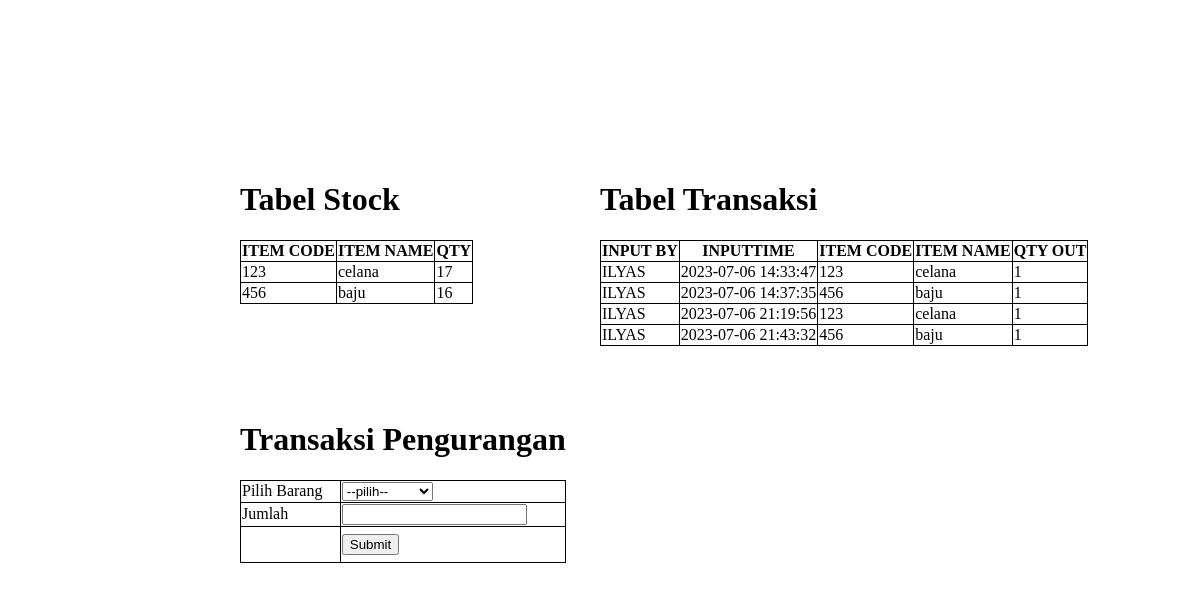
The app's page /views/global/transaksi.php (signed in) with its own data.
### tables this page shows
CREATE TABLE IF NOT EXISTS `barang` (
  `ID` int(11) NOT NULL,
  `INPUTBY` varchar(11) NOT NULL,
  `INPUTTIME` datetime NOT NULL,
  `UPDATEBY` varchar(11) NOT NULL,
  `UPDATETIME` datetime NOT NULL,
  `ITEM_CODE` varchar(11) NOT NULL,
  `ITEM_NAME` varchar(50) NOT NULL
);

CREATE TABLE IF NOT EXISTS `stock` (
  `ID` int(11) NOT NULL,
  `INPUTBY` varchar(11) NOT NULL,
  `INPUTTIME` datetime NOT NULL,
  `ITEM_CODE` varchar(11) NOT NULL,
  `FINAL_QTY` int(11) NOT NULL
);

CREATE TABLE IF NOT EXISTS `transaksi` (
  `ID` int(11) NOT NULL,
  `INPUTBY` varchar(11) NOT NULL,
  `INPUTTIME` datetime NOT NULL,
  `ITEM_CODE` varchar(11) NOT NULL,
  `QTY_IN` int(10) NOT NULL,
  `QTY_OUT` int(10) NOT NULL
);

CREATE TABLE IF NOT EXISTS `user` (
  `ID` int(11) NOT NULL,
  `NIK` varchar(11) NOT NULL,
  `NAME` varchar(50) NOT NULL,
  `PASSWORD` varchar(100) NOT NULL,
  `LEVEL` varchar(50) NOT NULL
);

### views/global/transaksi.php (the view, shortened to what this page needs)
<link rel="stylesheet" href="../../controllers/css/style.css">
<?php
$db_host = 'localhost';
$db_user = 'root';
$db_pass = '';
$db_name = 'aegis_test_db';
$conn = mysqli_connect($db_host, $db_user, $db_pass, $db_name);
$sql = 'SELECT br.`ID`, br.`ITEM_CODE`, br.`ITEM_NAME`, ck.`FINAL_QTY`
		FROM barang br join stock ck on br.`ITEM_CODE`=ck.`ITEM_CODE` ';
$query = mysqli_query($conn, $sql);
echo '
<div id = "frm">
<h1> Tabel Stock </h1>
<table>
		<thead>
			<tr>
				<th>ITEM CODE</th>
				<th>ITEM NAME</th>
				<th>QTY</th>
			</tr>
		</thead>
		<tbody>';
while ($row = mysqli_fetch_array($query))
{
	echo '<tr>
			<td>'.$row['ITEM_CODE'].'</td>
			<td>'.$row['ITEM_NAME'].'</td>
			<td>'.number_format($row['FINAL_QTY'], 0, ',', '.').'</td>
		</tr>';
}
echo '
	</tbody>
</table>
</div>
';
$sql1 = 'SELECT tr.`ID`,tr.`INPUTBY`, sr.`NAME`, tr.`INPUTTIME`, tr.`ITEM_CODE`, br.`ITEM_NAME`, tr.`QTY_OUT`
        FROM transaksi tr join barang br on tr.`ITEM_CODE`=br.`ITEM_CODE`
        join user sr on sr.`NIK`=tr.`INPUTBY` ';
$query1 = mysqli_query($conn, $sql1);
echo '
<div id = "frm2">
<h1> Tabel Transaksi </h1>
<table>
        <thead>
            <tr>
                <th>INPUT BY</th>
                <th>INPUTTIME</th>
                <th>ITEM CODE</th>
                <th>ITEM NAME</th>
                <th>QTY OUT</th>
            </tr>
        </thead>
        <tbody>';
while ($row1 = mysqli_fetch_array($query1))
{
    echo '<tr>
            <td>'.$row1['NAME'].'</td>
            <td>'.$row1['INPUTTIME'].'</td>
            <td>'.$row1['ITEM_CODE'].'</td>
            <td>'.$row1['ITEM_NAME'].'</td>
            <td>'.number_format($row1['QTY_OUT'], 0, ',', '.').'</td>
        </tr>';
}
echo '
    </tbody>
</table>
</div>
';
?>
<form action="../global/prosestransaksi.php" method="POST">
    <div id = "frm1">
        <h1> Transaksi Pengurangan</h1>
        <table >
            <tr>
                <td>Pilih Barang</td>
                <td>
                    <?php
                    echo '<select name="ITEM_CODE" required>';
                    echo '<option value="">--pilih--</option>';
                    echo '</select>';
                    ?>
                </td>
            </tr>
            <tr>
                <td>Jumlah</td>
                <td><input type="text" name="QTY_OUT" maxlength="11" required /></td>
            </tr>
            <tr height="36">
                <td></td>
                <td><input type="submit" name="Submit" value="Submit"/> </td>
            </tr>
        </table>
    </div>
    </form>

### controllers/css/style.css (style rules this page uses)
#frm { position: absolute; left: 20%; top: 20%; }
#frm1 { position: absolute; left: 20%; top: 50% }
#frm2 { position: absolute; left: 50%; top: 20%; }
table, td, th { border: 1px solid; }
table { width: 100%; border-collapse: collapse; }

### records on screen
barang: ITEM_CODE "123", ITEM_NAME "celana", stock.FINAL_QTY "17"
barang: ITEM_CODE "456", ITEM_NAME "baju", stock.FINAL_QTY "16"
transaksi: user.NAME "ILYAS", INPUTTIME "2023-07-06 14:33:47", ITEM_CODE "123", barang.ITEM_NAME "celana", QTY_OUT "1"
transaksi: user.NAME "ILYAS", INPUTTIME "2023-07-06 14:37:35", ITEM_CODE "456", barang.ITEM_NAME "baju", QTY_OUT "1"
transaksi: user.NAME "ILYAS", INPUTTIME "2023-07-06 21:19:56", ITEM_CODE "123", barang.ITEM_NAME "celana", QTY_OUT "1"
transaksi: user.NAME "ILYAS", INPUTTIME "2023-07-06 21:43:32", ITEM_CODE "456", barang.ITEM_NAME "baju", QTY_OUT "1"
